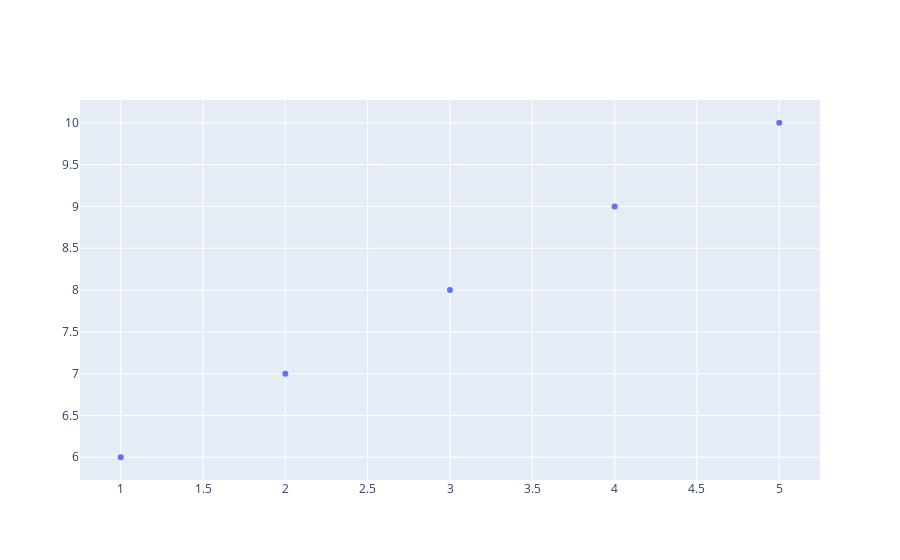

Write notebook code for a chart like this one.
### Code cell
fig = go.Figure()
fig.add_trace(go.Scatter(x = [1,2,3,4,5], y = [6,7,8,9,10], mode = 'markers'))
fig.show()

### Figure 1 — Plotly figure (JSON) as saved in the notebook; plotly's stock layout.template omitted (floating-point values rounded to 4 significant figures)
{"data": [{"mode": "markers", "type": "scatter", "x": [1, 2, 3, 4, 5], "y": [6, 7, 8, 9, 10]}], "layout": {}}
